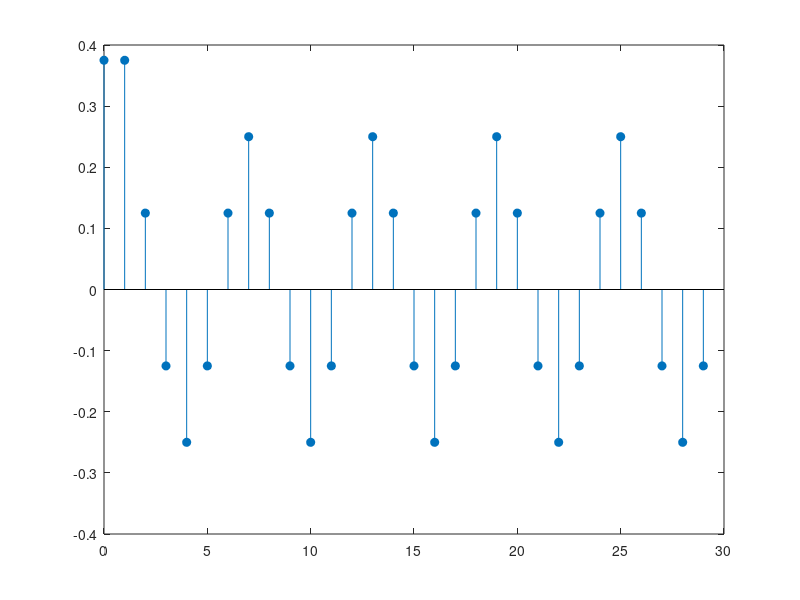
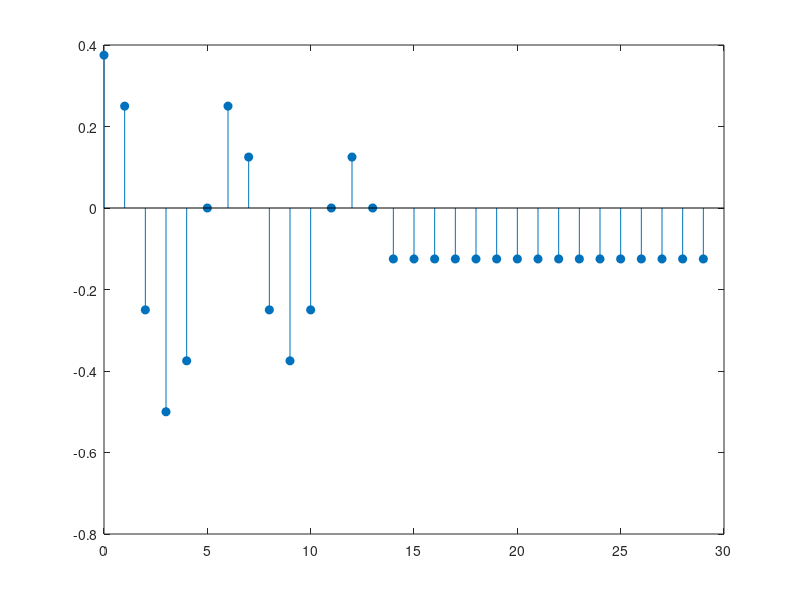

These charts were generated, in order, by the following MATLAB code:
%EEET 425 LAB 06 Q2a

B = 3; %number of fractional bits
N = 30; %number of output samples
n = 0:N-1; %time index

x = zeros(1, N); %input signal
x(1) = 0.375; %x(n) = 0.375 delta(n), only x(0) is nonzero

y_round = zeros(1, N); %preallocate rounding output
y_trunc = zeros(1, N); %preallocate truncation output
y1 = 0; %y(n-1), initially relaxed
y2 = 0; %y(n-2), initially relaxed

for i = 1:N
    q1 = round(0.875 * y1 * (2^B)) * (2^(-B)); %rounding of the 0.875y(n-1) product
    q2 = round(-0.75 * y2 * (2^B)) * (2^(-B)); %rounding of the -0.75y(n-2) product
    y_round(i) = q1 + q2 + x(i);
    y2 = y1; %shift the delays
    y1 = y_round(i);
end

figure;
stem(n, y_round, 'filled'); %rounding output

y1 = 0; %reset y(n-1) = 0
y2 = 0; %reset y(n-2) = 0

for i = 1:N
    q1 = floor(0.875 * y1 * (2^B)) * (2^(-B)); %truncation of the 0.875y(n-1) product
    q2 = floor(-0.75 * y2 * (2^B)) * (2^(-B)); %truncation of the -0.75y(n-2) product
    y_trunc(i) = q1 + q2 + x(i);
    y2 = y1; %shift the delays
    y1 = y_trunc(i);
end

figure;
stem(n, y_trunc, 'filled'); %truncation output
disp([n', y_round', y_trunc']); %columns: n, round, trunc
